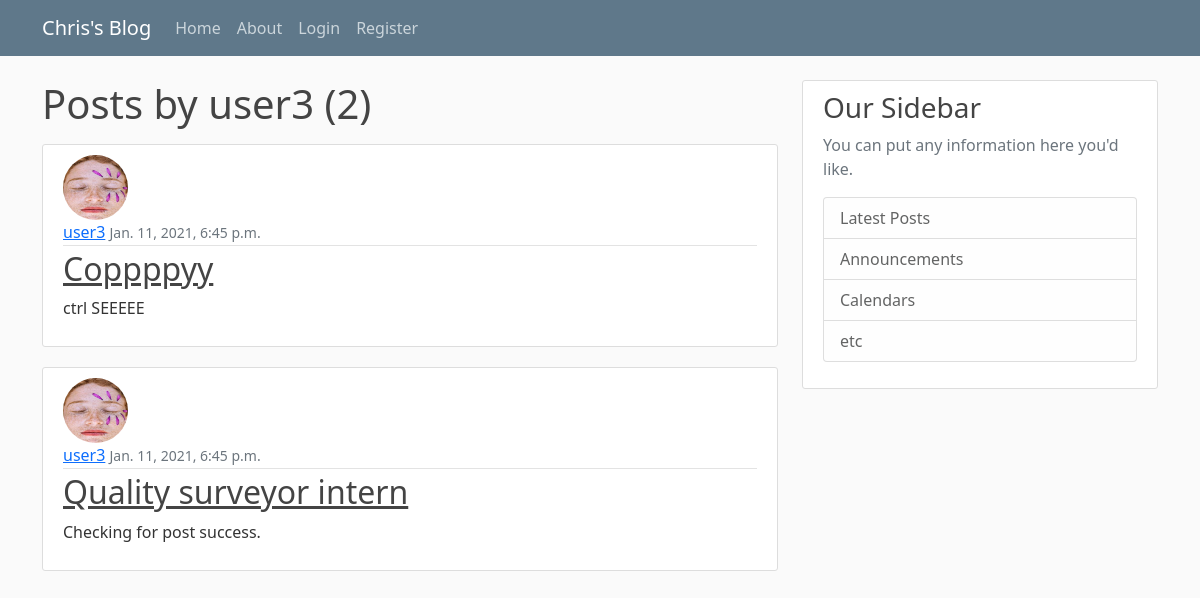
Screenshot of /user/user3 with the database file from the repository.
### blog/models.py (models this page shows, shortened)
class Post(models.Model):
    title  = models.CharField(max_length=100)
    content = models.TextField()
    date_posted = models.DateTimeField(default=timezone.now)
    author = models.ForeignKey(User, on_delete=models.CASCADE)

### users/models.py (models this page shows, shortened)
class Profile(models.Model):
    user = models.OneToOneField(User, on_delete=models.CASCADE)
    image = models.ImageField(default='--default.jpg', upload_to='profile_pics')

### blog/views.py (the view)
# urls.py: path('user/<str:username>', UserPostListView.as_view(), name='user-posts'),
class UserPostListView(ListView):
    model = Post
    template_name = 'blog/user_posts.html' #---This will still show all posts
    context_object_name = 'posts'         #---What needs tp be done is to filter the posts for a specific user.
    ordering = ['-date_posted']
    paginate_by = 2
    def get_queryset(self) :
        user = get_object_or_404(User, username=self.kwargs.get('username'))#Gets the username pasted into the url
        return Post.objects.filter(author=user).order_by('-date_posted')#filters the posts by that user and sorts them according to time

### blog/templates/blog/user_posts.html (shortened to what this page needs)
{% extends "blog/base.html" %}
{% block content %}
<h1 class='mb-3'>Posts by {{ view.kwargs.username }} ({{ page_obj.paginator.count}})</h1>
       {%for post  in posts%}
       <article class="media content-section">
         <img class="rounded-circle article-img" src="{{ post.author.profile.image.url }}">
        <div class="media-body">
          <div class="article-metadata">
            <a class="mr-2" href="{% url 'user-posts' post.author.username%}">{{ post.author }}</a>
            <small class="text-muted">{{ post.date_posted }}</small>
          </div>
          <h2><a class="article-title" href="{% url 'post-detail' post.id %}">{{ post.title }}</a></h2>
          <p class="article-content">{{ post.content }}</p>
        </div>
      </article>
       {%endfor%}
  {% endblock content%}

### blog/static/blog/main.css (style rules this page uses)
body { background: #fafafa; color: #333333; margin-top: 5rem; }
h1, h2, h3, h4, h5, h6 { color: #444444; }
.content-section { background: #ffffff; padding: 10px 20px; border: 1px solid #dddddd; border-radius: 3px; margin-bottom: 20px; }
.article-title { color: #444444; }
.article-content { white-space: pre-line; }
.article-img { height: 65px; width: 65px; margin-right: 16px; }
.article-metadata { padding-bottom: 1px; margin-bottom: 4px; border-bottom: 1px solid #e3e3e3 }

### rows the page displays
Post: author.profile.image (placeholder picture), author "user3", date_posted "Jan. 11, 2021, 6:45 p.m.", title "Coppppyy", content "ctrl SEEEEE"
Post: author.profile.image (placeholder picture), author "user3", date_posted "Jan. 11, 2021, 6:45 p.m.", title "Quality surveyor intern", content "Checking for post success."

### other values shown
{{ view.kwargs.username }} "user3"
{{ page_obj.paginator.count }} "2"
